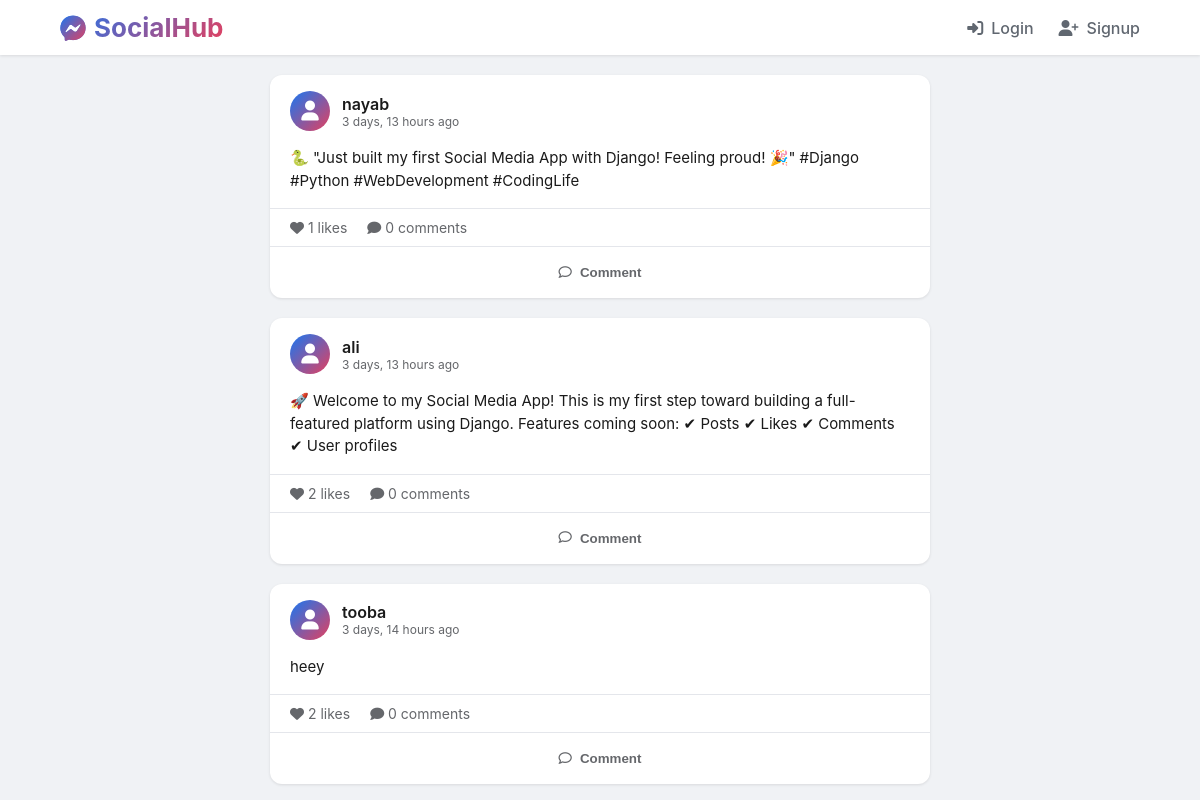
The page / on the database its author committed.
### core/models.py (models this page shows, shortened)
class Post(models.Model):
    user = models.ForeignKey(User, on_delete=models.CASCADE, related_name='posts')
    content = models.TextField(max_length=1000)
    created_at = models.DateTimeField(auto_now_add=True)
    likes = models.ManyToManyField(User, related_name='liked_posts', blank=True)
    def total_likes(self):
        return self.likes.count()

### core/views.py (the view)
# urls.py: path('', views.home, name='home'),
def home(request):
    posts = Post.objects.all().order_by('-created_at')
    return render(request, 'core/home.html', {'posts': posts})

### core/templates/core/home.html (shortened to what this page needs)
<!DOCTYPE html>
<html lang="en">
<head>
    <link rel="stylesheet" href="https://cdnjs.cloudflare.com/ajax/libs/font-awesome/6.4.0/css/all.min.css">
</head>
<body>
    <nav class="navbar">
        <div class="logo">
            <i class="fab fa-facebook-messenger"></i>
            <span>SocialHub</span>
        </div>
        <div class="nav-links">
            {% if user.is_authenticated %}
                <a href="{% url 'home' %}"><i class="fas fa-home"></i> Home</a>
                <a href="{% url 'profile' user.username %}"><i class="fas fa-user-circle"></i> Profile</a>
                <a href="{% url 'logout' %}" class="logout-btn"><i class="fas fa-sign-out-alt"></i> Logout</a>
            {% else %}
                <a href="{% url 'login' %}"><i class="fas fa-sign-in-alt"></i> Login</a>
                <a href="{% url 'signup' %}"><i class="fas fa-user-plus"></i> Signup</a>
            {% endif %}
        </div>
    </nav>
    <div class="container">
        {% for post in posts %}
        <div class="post-card" id="post-{{ post.id }}">
            <div class="post-header">
                <div class="post-avatar-small">
                    <i class="fas fa-user"></i>
                </div>
                <div class="post-user-info">
                    <a href="{% url 'profile' post.user.username %}" class="post-user-name">{{ post.user.username }}</a>
                    <div class="post-time">{{ post.created_at|timesince }} ago</div>
                </div>
            </div>
            <div class="post-content">
                {{ post.content }}
            </div>
            <div class="post-stats">
                <span id="likes-count-{{ post.id }}">
                    <i class="fas fa-heart"></i> <span class="like-number-{{ post.id }}">{{ post.total_likes }}</span> likes
                </span>
                <span><i class="fas fa-comment"></i> {{ post.comments.count }} comments</span>
            </div>
            <div class="post-buttons">
                <button class="post-btn-action comment-toggle" data-post-id="{{ post.id }}">
                    <i class="far fa-comment"></i> Comment
                </button>
            </div>
        </div>
        {% empty %}
        <div class="create-post" style="text-align: center;">
            <p>No posts yet. {% if user.is_authenticated %}Be the first to post!{% endif %}</p>
        </div>
        {% endfor %}
    </div>
</body>
</html>

### core/templates/core/home.html (style rules this page uses)
* { margin: 0; padding: 0; box-sizing: border-box; }
body { font-family: -apple-system, BlinkMacSystemFont, 'Segoe UI', Roboto, Helvetica, Arial, sans-serif; background: #f0f2f5; color: #1a1a1a; }
.navbar { background: white; padding: 12px 5%; display: flex; justify-content: space-between; align-items: center; box-shadow: 0 1px 3px rgba(0,0,0,0.1); position: sticky; top: 0; z-index: 1000; }
.logo { display: flex; align-items: center; gap: 8px; font-size: 26px; font-weight: bold; background: linear-gradient(135deg, #1877f2, #e4405f); -webkit-background-clip: text; -webkit-text-fill-color: transparent; }
.logo i { background: linear-gradient(135deg, #1877f2, #e4405f); -webkit-background-clip: text; -webkit-text-fill-color: transparent; }
.nav-links { display: flex; gap: 25px; align-items: center; }
.nav-links a { text-decoration: none; color: #606770; font-weight: 500; transition: 0.3s; display: flex; align-items: center; gap: 8px; }
.container { max-width: 700px; margin: 20px auto; padding: 0 20px; }
.post-card { background: white; border-radius: 12px; margin-bottom: 20px; box-shadow: 0 1px 3px rgba(0,0,0,0.1); overflow: hidden; }
.post-header { padding: 16px 20px; display: flex; align-items: center; gap: 12px; }
.post-avatar-small { width: 40px; height: 40px; background: linear-gradient(135deg, #1877f2, #e4405f); border-radius: 50%; display: flex; align-items: center; justify-content: center; }
.post-avatar-small i { color: white; font-size: 20px; }
.post-user-info { flex: 1; }
.post-user-name { font-weight: 600; color: #1a1a1a; text-decoration: none; }
.post-time { font-size: 12px; color: #65676b; }
.post-content { padding: 0 20px 16px; font-size: 15px; line-height: 1.5; }
.post-stats { padding: 10px 20px; border-top: 1px solid #e4e6eb; border-bottom: 1px solid #e4e6eb; display: flex; gap: 20px; font-size: 14px; color: #65676b; }
.post-buttons { padding: 8px 20px; display: flex; gap: 20px; }
.post-btn-action { flex: 1; background: none; border: none; padding: 10px; border-radius: 8px; cursor: pointer; font-weight: 600; color: #65676b; display: flex; align-items: center; justify-content: center; gap: 8px; transition: 0.3s; }

### rows shown on the page
Post: user.username "nayab", created_at "3 days, 13 hours", content "🐍 \"Just built my first Social Media App with Django! Feeling proud! 🎉\" #Django #Python #WebDevelopment #CodingLife", total_likes "1", comments.count "0"
Post: user.username "ali", created_at "3 days, 13 hours", content "🚀 Welcome to my Social Media App! This is my first step toward building a full-featured platform using Django. Features coming soon: ✔ Posts ✔ Likes ✔ Comments ✔ User profiles", total_likes "2", comments.count "0"
Post: user.username "tooba", created_at "3 days, 14 hours", content "heey", total_likes "2", comments.count "0"
